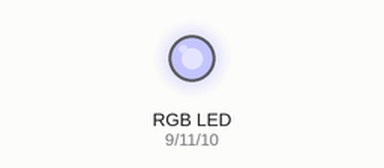
Recording of a sketch running on a simulated Arduino Uno, built with avr-gcc and run on an emulated ATmega328P. Parts: an RGB LED mixed from three pins (HIGH = lit).

Above: at 0.05 s.
At 1.0 s:
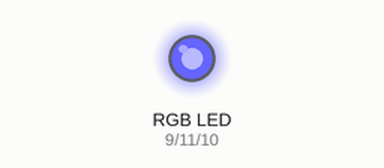
At 2.0 s:
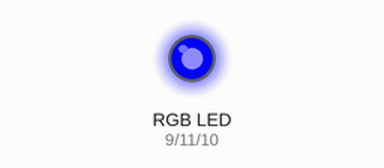
At 2.5 s:
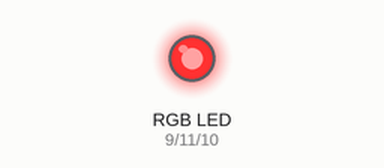
At 3.0 s:
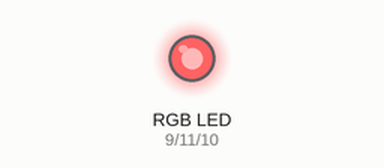
At 4.0 s:
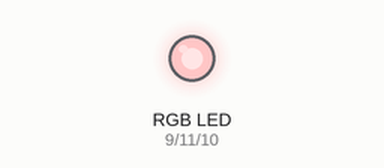
Timing chart, 0 to 5.2 s (numbered marks = the images above):
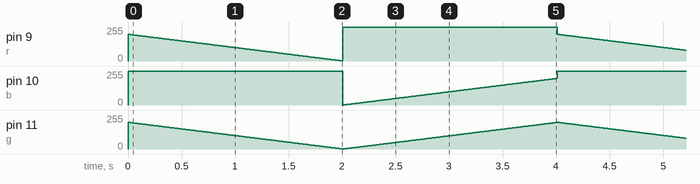

The sketch:

led1.ino
```cpp
int r = 9;
int b = 10;
int g = 11;


void setup() {
  // put your setup code here, to run once:

  pinMode(r, OUTPUT);
  pinMode(g, OUTPUT);
  pinMode(b, OUTPUT);
}

void loop() {
  for (int i = 200; i > 0; i--) //渐亮
  {
    analogWrite(r, i);    //慢慢开启红色和绿色会搭配出黄色
    analogWrite(g, i);
    analogWrite(b, 255);
    delay(10);
  }

  for (int i = 0; i < 200; i++) //渐灭
  {
    analogWrite(r, 255);   //慢慢关闭绿色和蓝色会搭配出较鲜艳的蓝色
    analogWrite(g, i);
    analogWrite(b, i);
    delay(10);
  }
}
```

Measured:
- by itself, pin 10 (b): ramps from 0/255 to 255/255 and jumps back, once every 4.0 s
